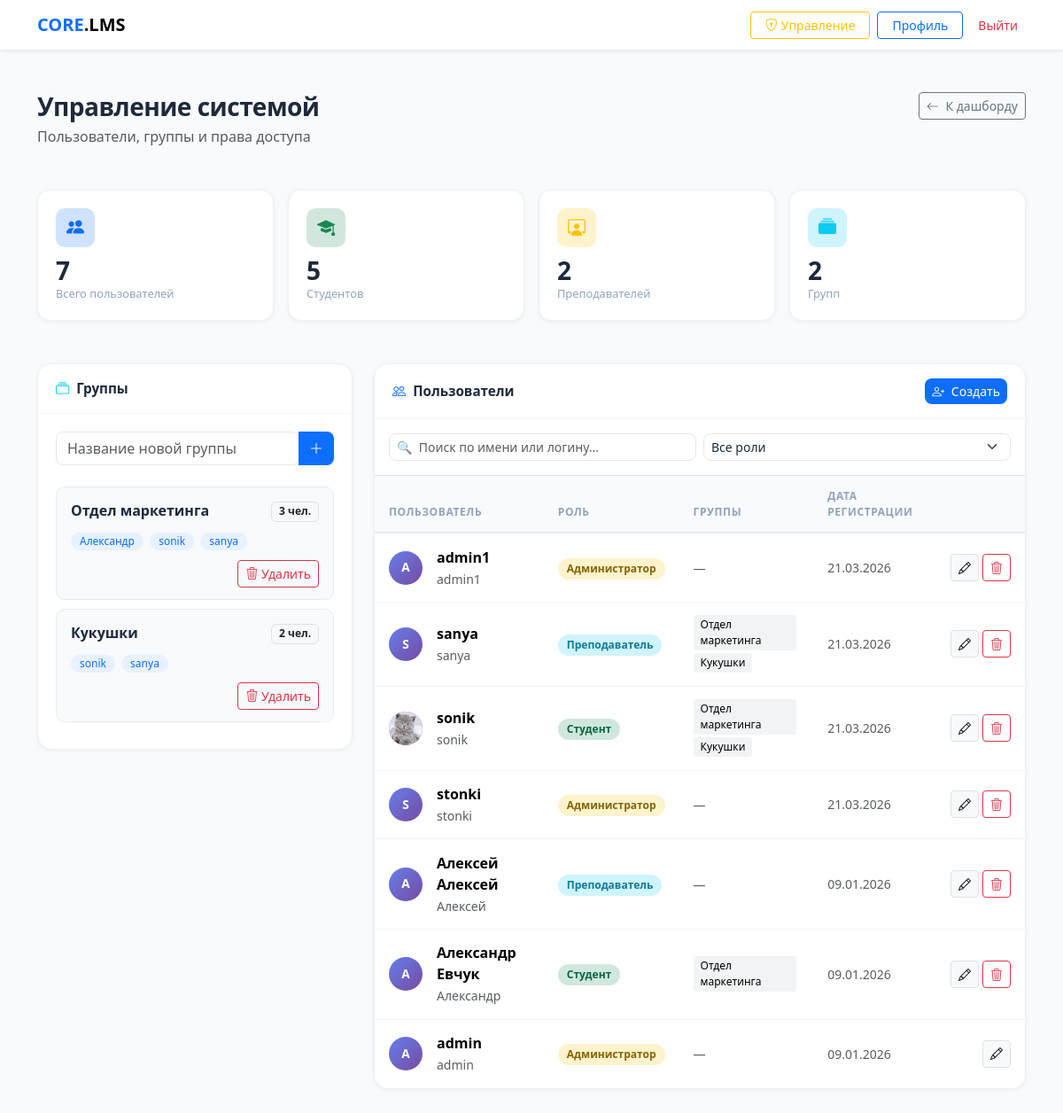
Before: /manage/ (signed in) with the older database file.
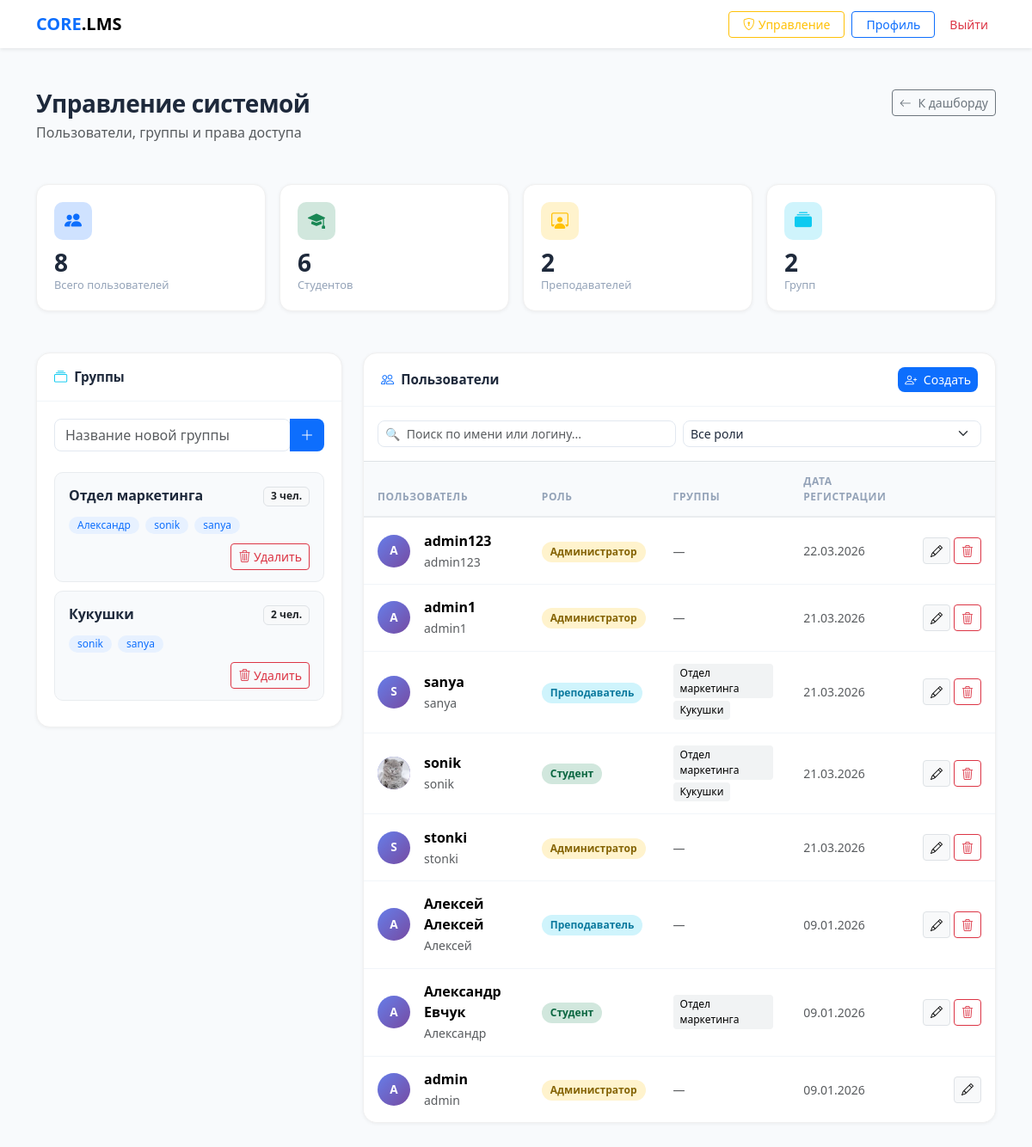
After: the same page with the newer database file.
### core/models.py (models this page shows, shortened)
class CustomUser(AbstractUser):
    ROLE_CHOICES = (
        ('student', 'Студент'),
        ('teacher', 'Преподаватель'),
    )
    role = models.CharField(max_length=10, choices=ROLE_CHOICES, default='student')
    avatar = models.ImageField(upload_to='avatars/', null=True, blank=True)
    phone = models.CharField(max_length=20, null=True, blank=True)

### core/views.py (the view)
# urls.py: path('manage/', views.admin_panel, name='admin_panel'),
@login_required
@user_passes_test(lambda u: u.is_staff)
def admin_panel(request):
    groups = Group.objects.all().prefetch_related('user_set')
    users = CustomUser.objects.all().order_by('-date_joined')
    context = {
        'groups': groups,
        'users': users,
        'total_students': users.filter(role='student').count(),
        'total_teachers': users.filter(role='teacher').count(),
    }
    return render(request, 'core/admin_panel.html', context)

### core/templates/core/admin_panel.html (shortened to what the changed rows need)
{% extends "core/base.html" %}
{% block content %}
<div class="admin-wrap py-4">
    <div class="d-flex justify-content-between align-items-start mb-5">
        <div>
            <h1 class="admin-title mb-1">Управление системой</h1>
        </div>
    </div>
    <div class="row g-3 mb-5">
        <div class="col-6 col-md-3">
            <div class="stat-card">
                <div class="stat-icon bg-primary-subtle"><i class="bi bi-people-fill text-primary"></i></div>
                <div class="stat-num">{{ users.count }}</div>
                <div class="stat-label">Всего пользователей</div>
            </div>
        </div>
        <div class="col-6 col-md-3">
            <div class="stat-card">
                <div class="stat-icon bg-success-subtle"><i class="bi bi-mortarboard-fill text-success"></i></div>
                <div class="stat-num">{{ total_students }}</div>
                <div class="stat-label">Студентов</div>
            </div>
        </div>
    </div>
    <div class="row g-4">
        <div class="col-lg-4">
            <div class="panel-card">
                <div class="panel-body">
                    <div class="groups-list">
                        {% for group in groups %}
                        <div class="group-item">
                            <div class="group-info">
                                <div class="group-name">{{ group.name }}</div>
                                <div class="group-count">
                                    <span class="badge bg-light text-dark border">
                                        {{ group.user_set.count }} чел.
                                    </span>
                                </div>
                            </div>
                            {% with members=group.user_set.all %}
                            {% if members %}
                            <div class="group-members mt-2">
                                {% for member in members|slice:":5" %}
                                <span class="member-chip">{{ member.username }}</span>
                                {% endfor %}
                            </div>
                            {% endif %}
                            {% endwith %}
                            <div class="mt-2 text-end">
                                <form action="{% url 'admin_delete_group' group.id %}" method="post"
                                      onsubmit="return confirm('Удалить группу «{{ group.name }}»?')">
                                    <button type="submit" class="btn btn-sm btn-outline-danger">
                                        <i class="bi bi-trash3"></i> Удалить
                                    </button>
                                </form>
                            </div>
                        </div>
                        {% empty %}
                        <div class="empty-state">
                            <i class="bi bi-collection"></i>
                            <p>Групп пока нет</p>
                        </div>
                        {% endfor %}
                    </div>
                </div>
            </div>
        </div>
        <div class="col-lg-8">
            <div class="panel-card">
                <div class="panel-body p-0">
                    <div class="table-responsive">
                        <table class="table user-table mb-0" id="usersTable">
                            <thead>
                                <tr>
                                    <th>Пользователь</th>
                                    <th>Роль</th>
                                    <th>Группы</th>
                                    <th>Дата регистрации</th>
                                    <th></th>
                                </tr>
                            </thead>
                            <tbody>
                                {% for u in users %}
                                <tr class="user-row"
                                    data-name="{{ u.get_full_name|lower }} {{ u.username|lower }}"
                                    data-role="{{ u.role }}{% if u.is_staff %} admin{% endif %}">
                                    <td>
                                        <div class="d-flex align-items-center gap-3">
                                            <div class="user-avatar">
                                                {% if u.avatar %}
                                                    <img src="{{ u.avatar.url }}" alt="">
                                                {% else %}
                                                    {{ u.username|slice:":1"|upper }}
                                                {% endif %}
                                            </div>
                                            <div>
                                                <div class="fw-semibold">{{ u.get_full_name|default:u.username }}</div>
                                                <small class="text-muted">{{ u.username }}</small>
                                            </div>
                                        </div>
                                    </td>
                                    <td>
                                        {% if u.is_staff %}
                                            <span class="role-badge role-admin">Администратор</span>
                                        {% elif u.role == 'teacher' %}
                                            <span class="role-badge role-teacher">Преподаватель</span>
                                        {% else %}
                                            <span class="role-badge role-student">Студент</span>
                                        {% endif %}
                                    </td>
                                    <td>
                                        {% for g in u.groups.all %}
                                            <span class="group-tag">{{ g.name }}</span>
                                        {% empty %}
                                            <span class="text-muted small">—</span>
                                        {% endfor %}
                                    </td>
                                    <td class="text-muted small">{{ u.date_joined|date:"d.m.Y" }}</td>
                                    <td>
                                        <div class="d-flex gap-1 justify-content-end">
                                            <a href="{% url 'admin_edit_user' u.id %}" class="btn btn-sm btn-light border" title="Редактировать">
                                                <i class="bi bi-pencil"></i>
                                            </a>
                                            {% if u != request.user %}
                                            <form action="{% url 'admin_delete_user' u.id %}" method="post"
                                                  onsubmit="return confirm('Удалить пользователя {{ u.username }}?')">
                                                <button type="submit" class="btn btn-sm btn-outline-danger" title="Удалить">
                                                    <i class="bi bi-trash3"></i>
                                                </button>
                                            </form>
                                            {% endif %}
                                        </div>
                                    </td>
                                </tr>
                                {% empty %}
                                <tr><td colspan="5" class="text-center py-5 text-muted">Пользователи не найдены</td></tr>
                                {% endfor %}
                            </tbody>
                        </table>
                    </div>
                </div>
            </div>
        </div>
    </div>
</div>
{% endblock %}

Changed rows visible on the page:
added CustomUser: username "A", get_full_name "admin123", username "admin123", is_staff "Администратор", date_joined "22.03.2026"
Other visible differences:
{{ users.count }}: "7" → "8"
{{ total_students }}: "5" → "6"
